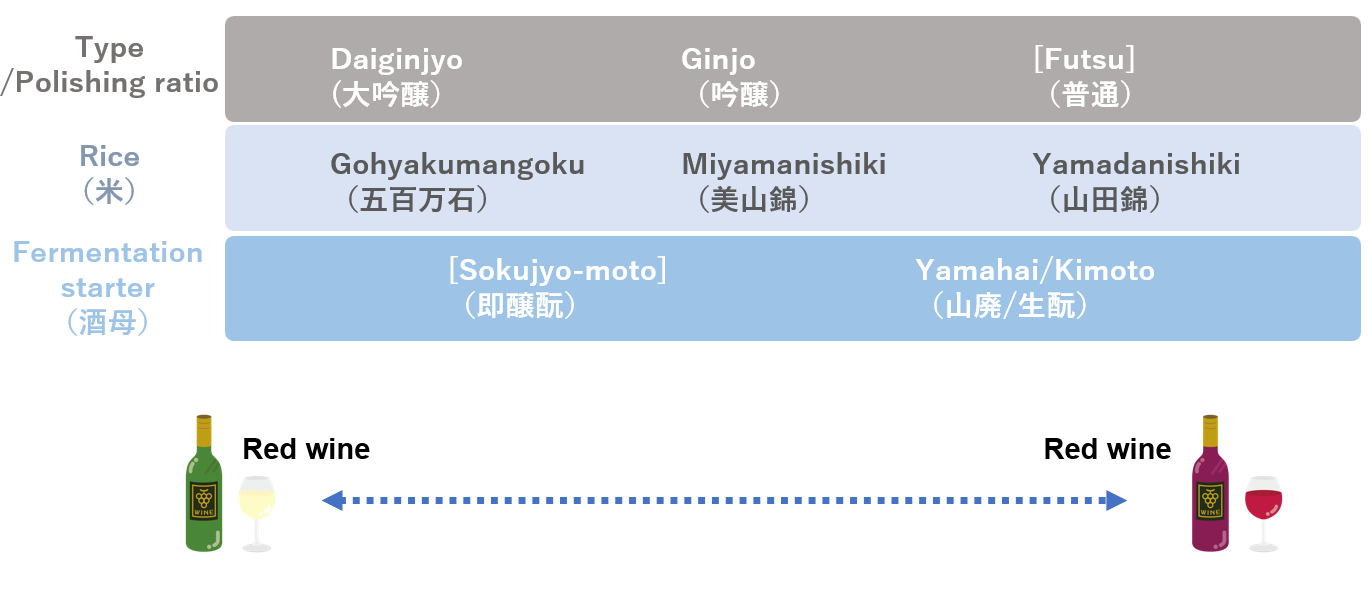
#> input picture basic_wine.png, 1371 x 595 px
$ python diagram-creation.py
#> lines starting #> are read from the running program, lines starting #| are printed output that depends on the picture; after the words box and inside, x2 and y2 are one past the last pixel; in counts of white or black regions, pixels touching at a corner belong together
import cv2
import numpy as np

# 線を描画する関数
def draw_line(image, point1, point2, color, thickness, flag):
    if flag == 1:
        # 点線を描画する
        length = int(np.linalg.norm(np.array(point1) - np.array(point2)))
        step = 8  # 10ピクセルごとに点を打つ
        for i in range(0, length, 2*step):
            start = (point1[0] + int((point2[0] - point1[0]) * i / length),
                     point1[1] + int((point2[1] - point1[1]) * i / length))
            end = (point1[0] + int((point2[0] - point1[0]) * (i + step) / length),
                   point1[1] + int((point2[1] - point1[1]) * (i + step) / length))
            cv2.line(image, start, end, color, thickness)
    else:
        # 通常の線を描画する
        cv2.line(image, point1, point2, color, thickness)

# 画像を読み込む
image = cv2.imread('basic_wine.png')
#> image is the input picture: shape (595, 1371, 3); mean B, G, R 232.6, 225.5, 219.6

# 線の始点と終点
lines = [
    {"start": (225, 72), "end": (240, 127), "color": (0, 165, 255), "thickness": 6, "flag": 0},  # 太さを6に、色をオレンジに
    {"start": (240, 127), "end": (1362, 182), "color": (210, 210, 210), "thickness": 6, "flag": 1},  # 太さを6に、色を薄い灰色に
    {"start": (1362, 182), "end": (800, 235), "color": (210, 210, 210), "thickness": 6, "flag": 1},  # 太さを6に、色を薄い灰色に
    {"start": (800, 235), "end": (1000, 287), "color": (0, 165, 255), "thickness": 6, "flag": 0},  # 太さを6に、色を薄い灰色に
    {"start": (1000, 287), "end": (300, 342), "color": (0, 165, 255), "thickness": 6, "flag": 0},  # 太さを6に、色を薄い灰色に
    {"start": (300, 342), "end": (600, 510), "color": (0, 165, 255), "thickness": 6, "flag": 0},  # 太さを6に、色を薄い灰色に
]

# 線を描画する
for line in lines:
    draw_line(image, line["start"], line["end"], line["color"], line["thickness"], line["flag"])
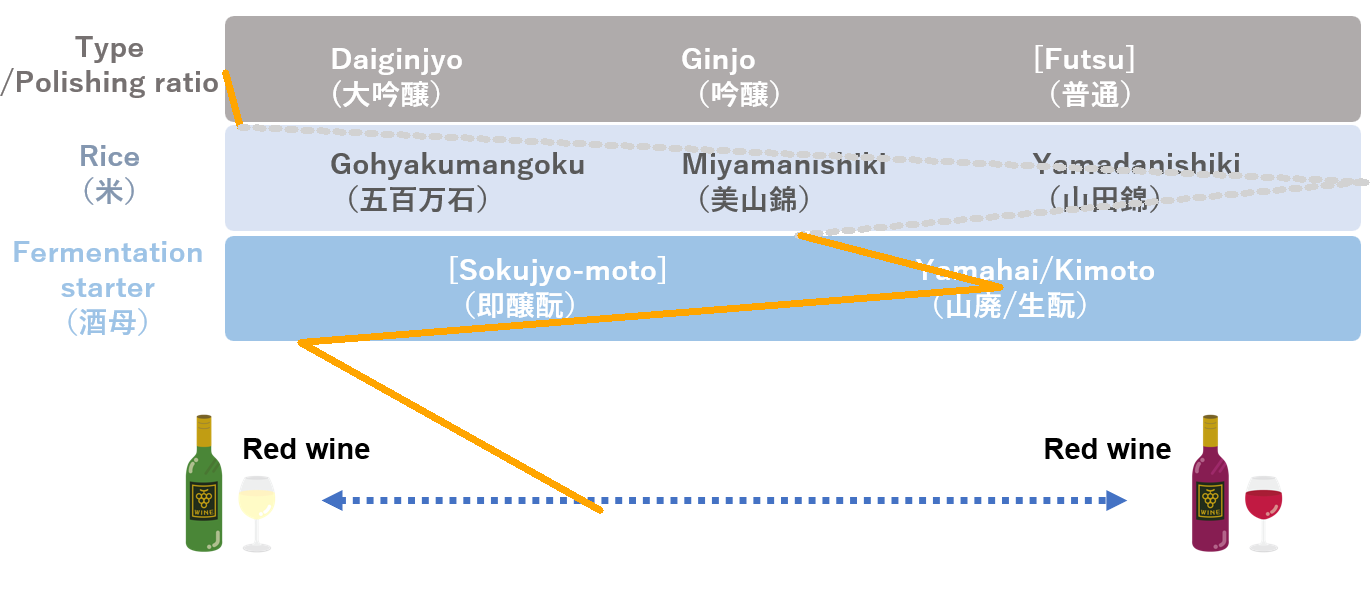
#> image: shape (595, 1371, 3); 2.21% of pixels changed, all inside (x1, y1, x2, y2) = (222, 69, 1370, 514)

# 画像を表示する
cv2.imshow('Image with Lines', image)
cv2.waitKey(0)
cv2.destroyAllWindows()

$ run again, with advanced.png copied over basic_wine.png
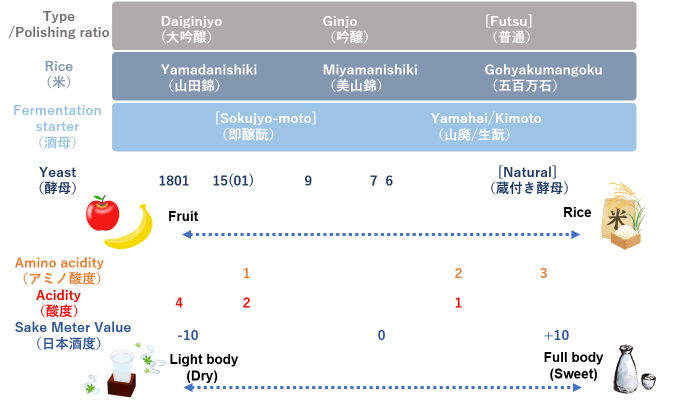
#> input picture advanced.png, 1350 x 800 px (shown at 1/2 size)
#> image is the input picture: shape (800, 1350, 3); mean B, G, R 231.6, 226.6, 222.9
#> after the loop `for line in lines:`:
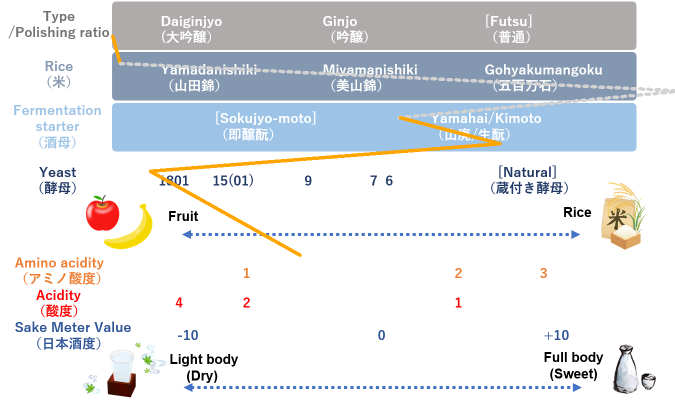
#> image: shape (800, 1350, 3) (shown at 1/2 size); 1.66% of pixels changed, all inside (x1, y1, x2, y2) = (222, 69, 1350, 514)

$ run again, with advanced_wine.png copied over basic_wine.png
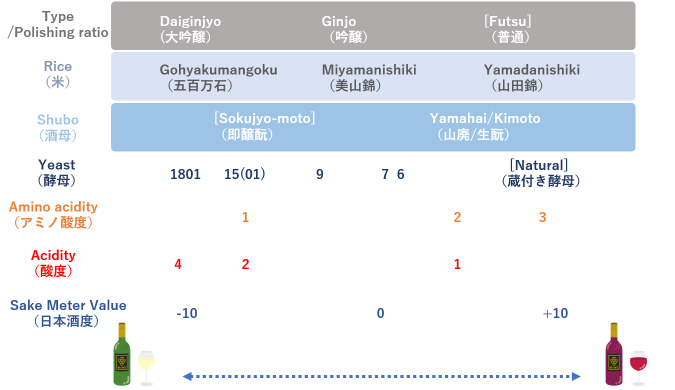
#> input picture advanced_wine.png, 1350 x 779 px (shown at 1/2 size)
#> image is the input picture: shape (779, 1350, 3); mean B, G, R 238.6, 233.7, 230.4
#> after the loop `for line in lines:`:
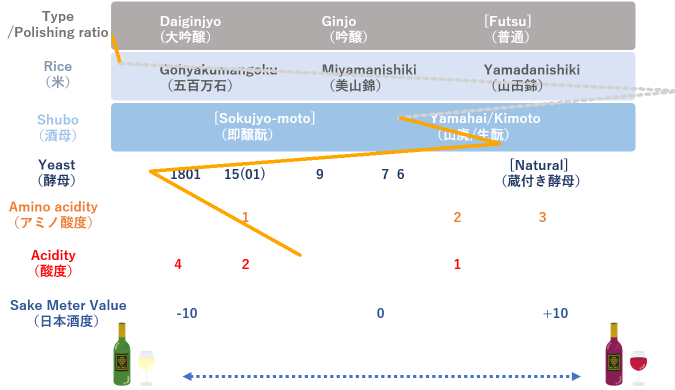
#> image: shape (779, 1350, 3) (shown at 1/2 size); 1.7% of pixels changed, all inside (x1, y1, x2, y2) = (222, 69, 1350, 514)

$ run again, with basic.png copied over basic_wine.png
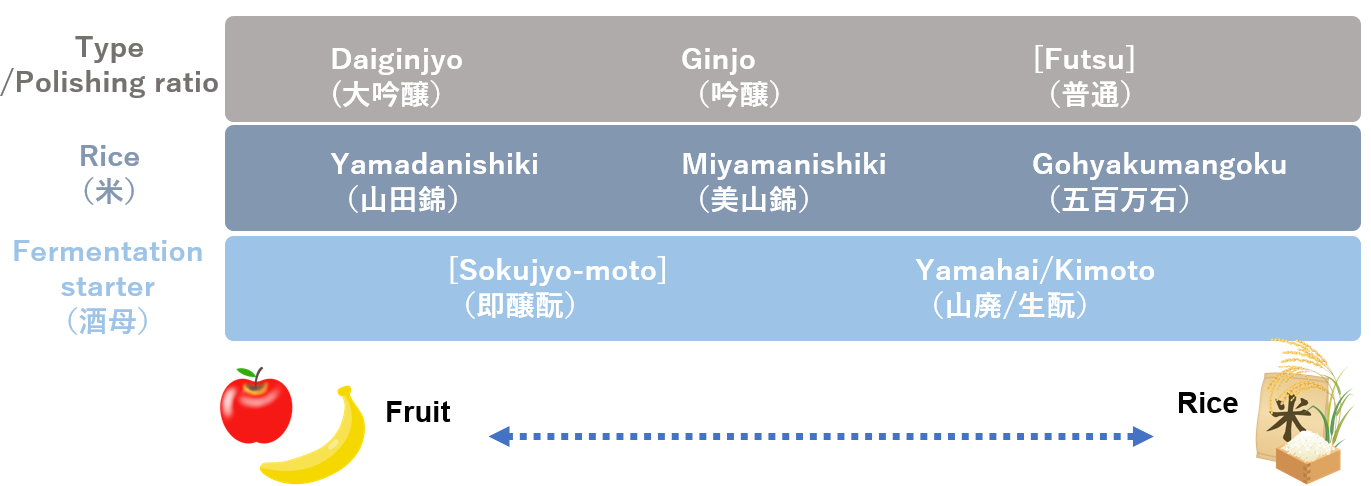
#> input picture basic.png, 1371 x 486 px
#> image is the input picture: shape (486, 1371, 3); mean B, G, R 217.7, 208.9, 201.2
#> after the loop `for line in lines:`:
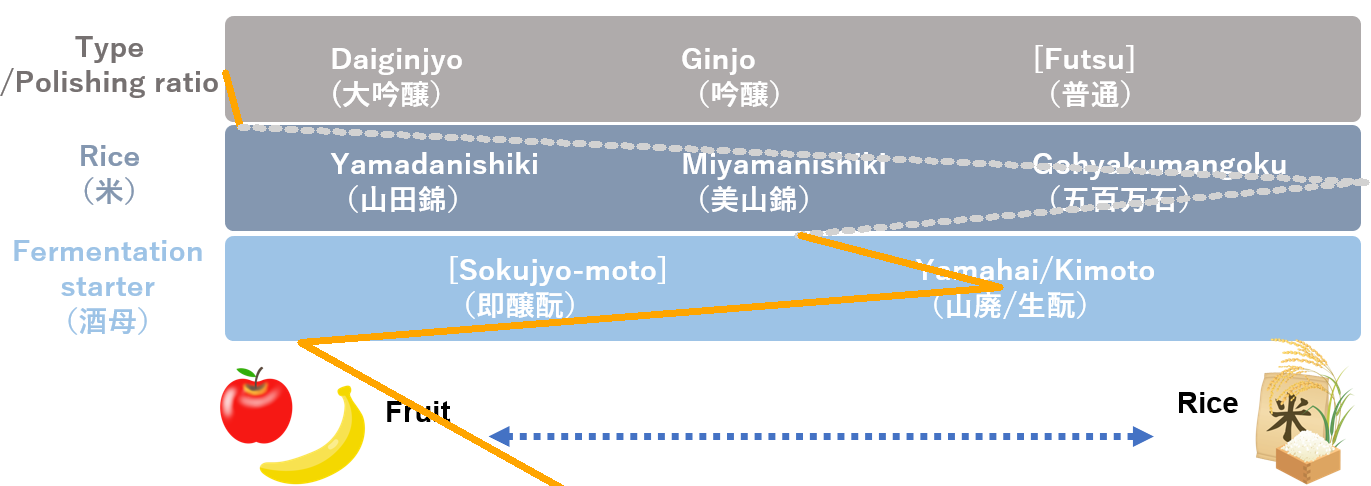
#> image: shape (486, 1371, 3); 2.65% of pixels changed, all inside (x1, y1, x2, y2) = (222, 69, 1370, 486)
